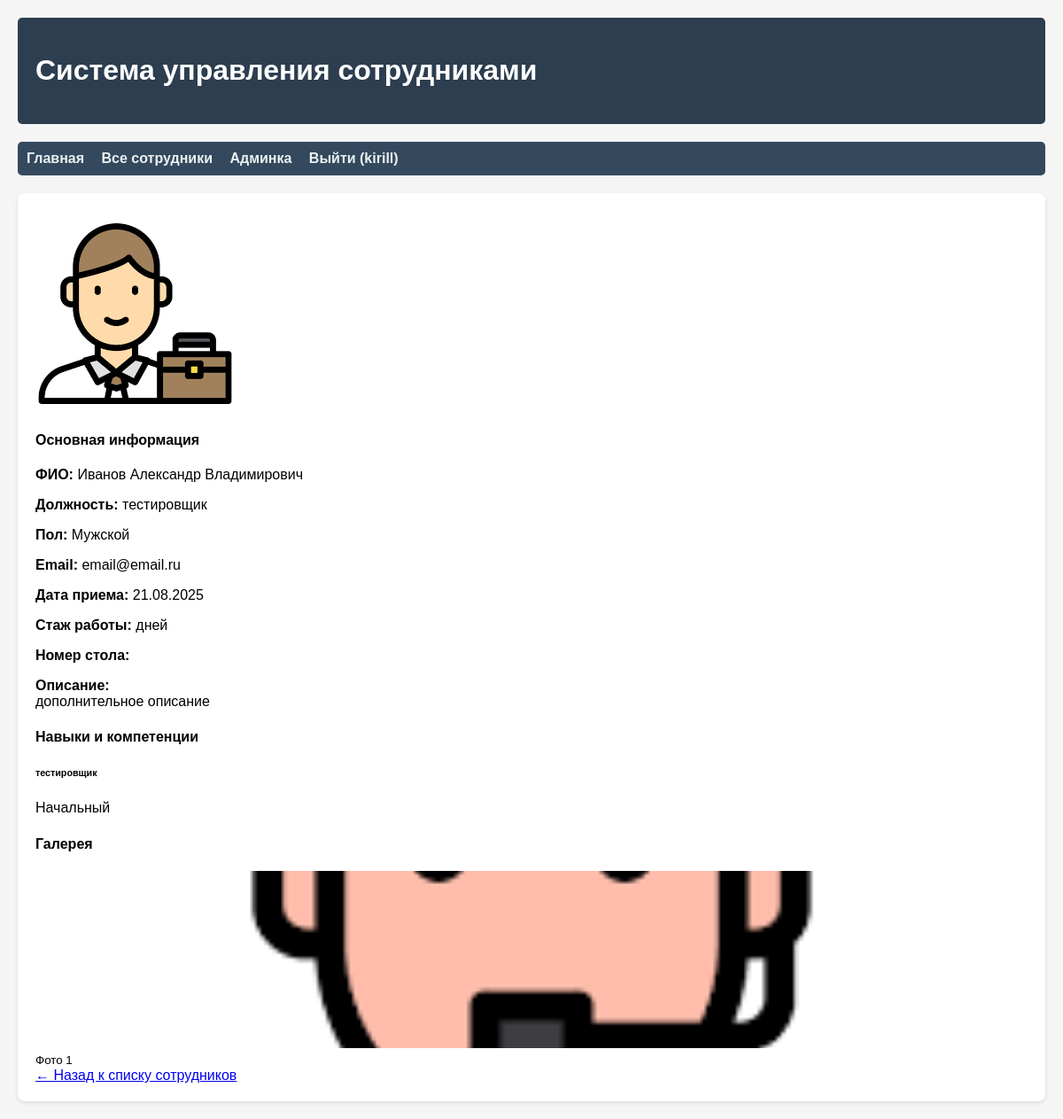
/employees/1/ (signed in), run on the app's committed database.
### employees/models.py (models this page shows, shortened)
class EmployeeImage(models.Model):
    employee = models.ForeignKey(
        Employee,
        on_delete=models.CASCADE,
        related_name='images',
        verbose_name='Сотрудник'
    )
    image = models.ImageField(
        upload_to='employees/%Y/%m/%d/',
        verbose_name='Изображение'
    )
    order = models.PositiveIntegerField(
        default=0,
        verbose_name='Порядковый номер'
    )
    created_at = models.DateTimeField(auto_now_add=True, verbose_name='Дата создания')
    class Meta:
        verbose_name = 'Изображение сотрудника'
        verbose_name_plural = 'Изображения сотрудников'
        ordering = ['employee', 'order', 'created_at']

class Employee(models.Model):
    GENDER_CHOICES = [
        ('M', 'Мужской'),
        ('F', 'Женский'),
    ]
    first_name = models.CharField(max_length=100, verbose_name='Имя')
    last_name = models.CharField(max_length=100, verbose_name='Фамилия')
    middle_name = models.CharField(max_length=100, verbose_name='Отчество', blank=True, null=True)
    gender = models.CharField(max_length=1, choices=GENDER_CHOICES, verbose_name='Пол')
    email = models.EmailField(verbose_name='Email', unique=True)
    position = models.CharField(max_length=200, verbose_name='Должность')
    hire_date = models.DateField(verbose_name='Дата приема на работу', default=timezone.now)
    workstation = models.ForeignKey(
        'workstations.Workstation',
        on_delete=models.SET_NULL,
        null=True,
        blank=True,
        verbose_name='Рабочее место'
    )
    description = models.TextField(verbose_name='Описание', blank=True)
    class Meta:
        verbose_name = 'Сотрудник'
        verbose_name_plural = 'Сотрудники'
        ordering = ['last_name', 'first_name']
    def __str__(self):
        return f'{self.last_name} {self.first_name}'

class EmployeeSkill(models.Model):
    LEVEL_CHOICES = [
        (1, 'Начальный'),
        (2, 'Средний'),
        (3, 'Продвинутый'),
        (4, 'Эксперт'),
    ]
    employee = models.ForeignKey(Employee, on_delete=models.CASCADE, verbose_name='Сотрудник')
    skill = models.ForeignKey(Skill, on_delete=models.CASCADE, verbose_name='Навык')
    level = models.IntegerField(choices=LEVEL_CHOICES, verbose_name='Уровень')
    class Meta:
        verbose_name = 'Навык сотрудника'
        verbose_name_plural = 'Навыки сотрудников'
        unique_together = ['employee', 'skill']

class Skill(models.Model):
    name = models.CharField(max_length=100, verbose_name='Навык')
    description = models.TextField(verbose_name='Описание навыка', blank=True)
    class Meta:
        verbose_name = 'Навык'
        verbose_name_plural = 'Навыки'

### employees/views.py (the view, shortened to what this page needs)
# urls.py: path('employees/<int:pk>/', EmployeeDetailView.as_view(), name='employee_detail'),
class EmployeeDetailView(DetailView):
    model = Employee
    template_name = 'employees/employee_detail.html'
    context_object_name = 'employee'
    def get_queryset(self):
        return Employee.objects.prefetch_related(
            Prefetch('images', queryset=EmployeeImage.objects.order_by('order')),
            Prefetch('employeeskill_set', queryset=EmployeeSkill.objects.select_related('skill'))
        ).all()
    def get_context_data(self, **kwargs):
        context = super().get_context_data(**kwargs)
        employee = context['employee']
        all_images = employee.images.all()
        first_image = all_images.first() if all_images.exists() else None
        gallery_images = all_images[1:] if all_images.count() > 1 else []
        context['first_image'] = first_image
        context['gallery_images'] = gallery_images
        return context

### templates/employees/employee_detail.html (shortened to what this page needs)
{% extends 'base.html' %}
{% block content %}
<div class="row">
    <div class="col-md-4">
        {% if first_image %}
        <div class="main-photo mb-4">
            <img src="{{ first_image.image.url }}" class="img-fluid rounded" alt="{{ employee.first_name }} {{ employee.last_name }}">
        </div>
        {% else %}
        <div class="main-photo mb-4 bg-light d-flex align-items-center justify-content-center rounded" style="height: 300px;">
            <span class="text-muted">Нет фото</span>
        </div>
        {% endif %}
        <div class="card mb-4">
            <div class="card-header">
                <h4 class="mb-0">Основная информация</h4>
            </div>
            <div class="card-body">
                <p><strong>ФИО:</strong> {{ employee.last_name }} {{ employee.first_name }} {{ employee.middle_name|default:"" }}</p>
                <p><strong>Должность:</strong> {{ employee.position }}</p>
                <p><strong>Пол:</strong> {{ employee.get_gender_display }}</p>
                <p><strong>Email:</strong> {{ employee.email }}</p>
                <p><strong>Дата приема:</strong> {{ employee.hire_date|date:"d.m.Y" }}</p>
                <p><strong>Стаж работы:</strong> {{ work_experience_days }} дней</p>
                {% if employee.workstation %}
                <p><strong>Номер стола:</strong> {{ employee.workstation.desk_number }}</p>
                {% endif %}
                {% if employee.description %}
                <p><strong>Описание:</strong><br>{{ employee.description }}</p>
                {% endif %}
            </div>
        </div>
    </div>
    <div class="col-md-8">
        <div class="card mb-4">
            <div class="card-header">
                <h4 class="mb-0">Навыки и компетенции</h4>
            </div>
            <div class="card-body">
                {% if employee.employeeskill_set.all %}
                    <div class="row">
                        {% for employee_skill in employee.employeeskill_set.all %}
                        <div class="col-md-6 mb-3">
                            <div class="skill-item">
                                <h6 class="mb-1">{{ employee_skill.skill.name }}</h6>
                                <div class="progress mb-2" style="height: 20px;">
                                    <div class="progress-bar
                                        {% if employee_skill.level == 1 %}bg-info
                                        {% elif employee_skill.level == 2 %}bg-primary
                                        {% elif employee_skill.level == 3 %}bg-warning
                                        {% else %}bg-success{% endif %}"
                                        role="progressbar"
                                        style="width: {% widthratio employee_skill.level 1 25 %}%"
                                        aria-valuenow="{% widthratio employee_skill.level 1 25 %}"
                                        aria-valuemin="0"
                                        aria-valuemax="100">
                                        {{ employee_skill.get_level_display }}
                                    </div>
                                </div>
                            </div>
                        </div>
                        {% endfor %}
                    </div>
                {% else %}
                    <p class="text-muted">Навыки не указаны</p>
                {% endif %}
            </div>
        </div>
        {% if gallery_images %}
        <div class="card">
            <div class="card-header">
                <h4 class="mb-0">Галерея</h4>
            </div>
            <div class="card-body">
                <div class="row">
                    {% for image in gallery_images %}
                    <div class="col-md-4 col-sm-6 mb-3">
                        <div class="gallery-item">
                            <img src="{{ image.image.url }}" class="img-thumbnail" alt="Фото сотрудника {{ forloop.counter }}"
                                 style="width: 100%; height: 200px; object-fit: cover;">
                            <small class="text-muted d-block text-center mt-1">Фото {{ forloop.counter }}</small>
                        </div>
                    </div>
                    {% endfor %}
                </div>
            </div>
        </div>
        {% endif %}
    </div>
</div>
<div class="mt-4">
    <a href="{% url 'employees:employee_list' %}" class="btn btn-secondary">
        ← Назад к списку сотрудников
    </a>
</div>
{% endblock %}

### templates/base.html (shortened to what this page needs)
<!DOCTYPE html>
<html lang="ru">
<head>
</head>
<body>
    <div class="header">
        <h1>Система управления сотрудниками</h1>
    </div>
    <div class="nav">
        <a href="{% url 'employees:home' %}">Главная</a>
        <a href="{% url 'employees:employee_list' %}">Все сотрудники</a>
        <a href="/admin/">Админка</a>
        {% if user.is_authenticated %}
            <a href="/admin/logout/">Выйти ({{ user.username }})</a>
        {% else %}
            <a href="/admin/login/">Войти</a>
        {% endif %}
    </div>
    <div class="content">
        {% block content %}
        {% endblock %}
    </div>
</body>
</html>

### templates/base.html (style rules this page uses)
body { font-family: Arial, sans-serif; margin: 0; padding: 20px; background-color: #f5f5f5; }
.header { background: #2c3e50; color: white; padding: 20px; margin-bottom: 20px; border-radius: 5px; }
.nav { background: #34495e; padding: 10px; margin-bottom: 20px; border-radius: 5px; }
.nav a { margin-right: 15px; text-decoration: none; color: #ecf0f1; font-weight: bold; }
.content { background: white; padding: 20px; border-radius: 8px; box-shadow: 0 2px 4px rgba(0,0,0,0.1); }

### data on the page
EmployeeImage: image (picture)
Employee: last_name "Иванов", first_name "Александр", middle_name "Владимирович", position "тестировщик", gender "Мужской", email "email@email.ru", hire_date "21.08.2025", description "дополнительное описание"
EmployeeSkill: skill.name "тестировщик", level "Начальный"
EmployeeImage: image (picture)

### other printed values
{{ user.username }} "kirill"
